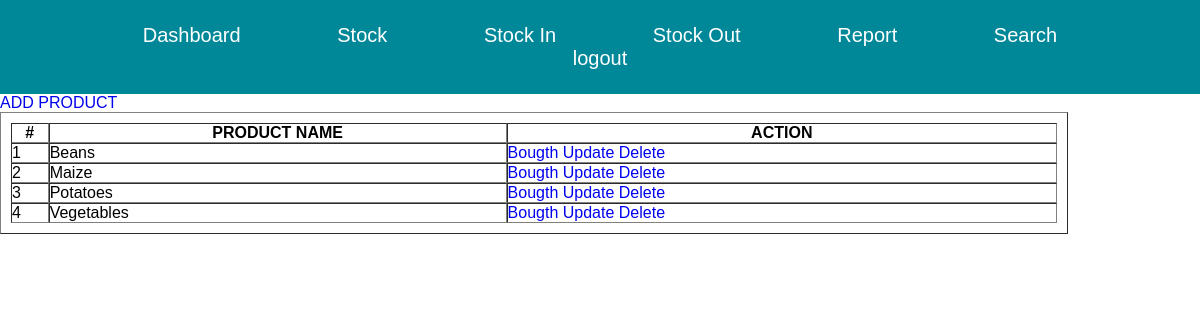
/vproduct.php (signed in), run on the app's committed database.
### tables this page shows
CREATE TABLE `product` (
  `ProductId` int(11) NOT NULL,
  `Product_Name` text NOT NULL
);

### vproduct.php (the view)
<?php
include 'menus.php';
include 'connection.php';
?>
<a href="stock.php">ADD PRODUCT</a>
<table border="1" cellspacing="0" cellpadding="2">
	<tr>
		<th>#</th>
		<th>PRODUCT NAME</th>
		<th>ACTION</th>
	</tr>
<?php
$select = "SELECT * FROM product ORDER BY Product_Name ASC";
$sel=$con->query($select);
if ($sel->num_rows>0) {
	$i=1;
while ($row=$sel->fetch_assoc()) {
	$id=$row['ProductId'];
	$names=$row['Product_Name'];
	$bougth='<a href="stockin.php?p_id='.$id.'&p_name='.$names.'">Bougth</a>';
	$update='<a href="update.php?up_id='.$id.'&p_name='.$names.'">Update</a>';
	$delete='<a href="delete.php?d_id='.$id.'">Delete</a>';
	?>
	<tr>
		<td><?= $i++;?></td>
		<td><?= $names;?></td>
		<td><?= $bougth;?> <?= $update;?> <?= $delete;?></td>
	</tr>
	<?php
}
}
else{
?>
<tr>
	<td colspan="3">no record in the table</td>
</tr>
<?php
}
?>
</table>

### main.css (style rules this page uses)
* { padding: 0; margin: 0; font-family: arial; box-sizing: border-box; text-decoration: none; }
table { width: 89%; padding: 10px; }

### data on the page
product: Product_Name "Beans"
product: Product_Name "Maize"
product: Product_Name "Potatoes"
product: Product_Name "Vegetables"
